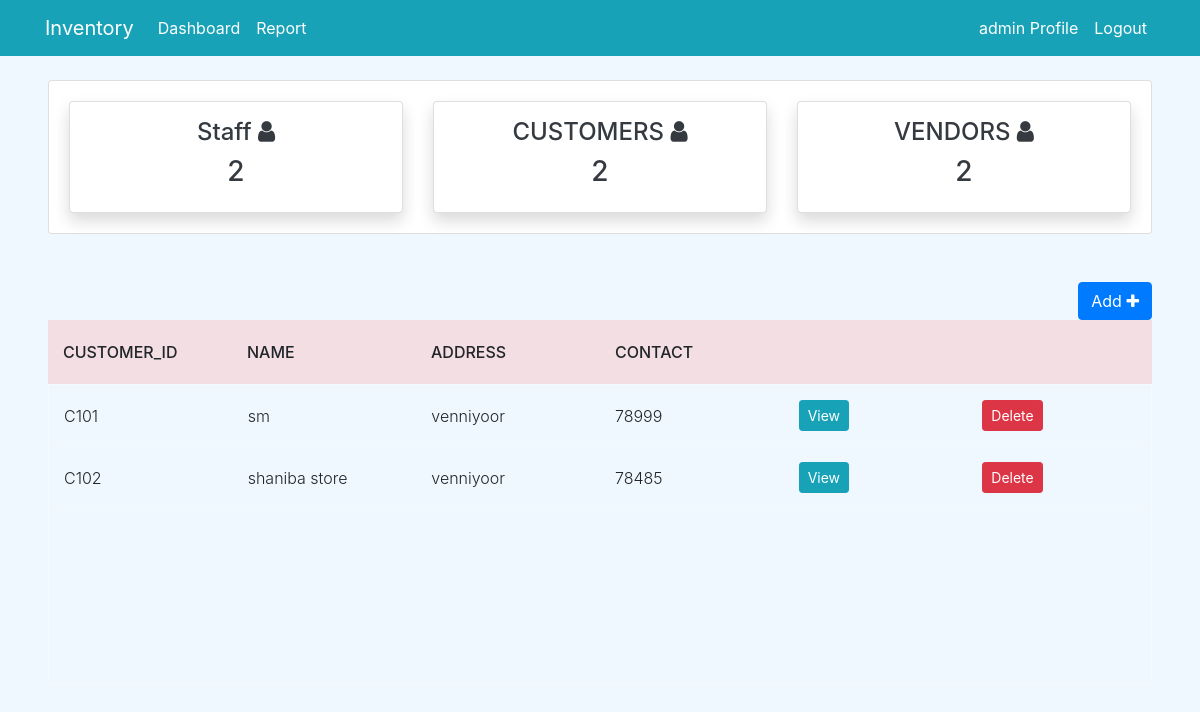
The app's page /customer/ (signed in), older data.
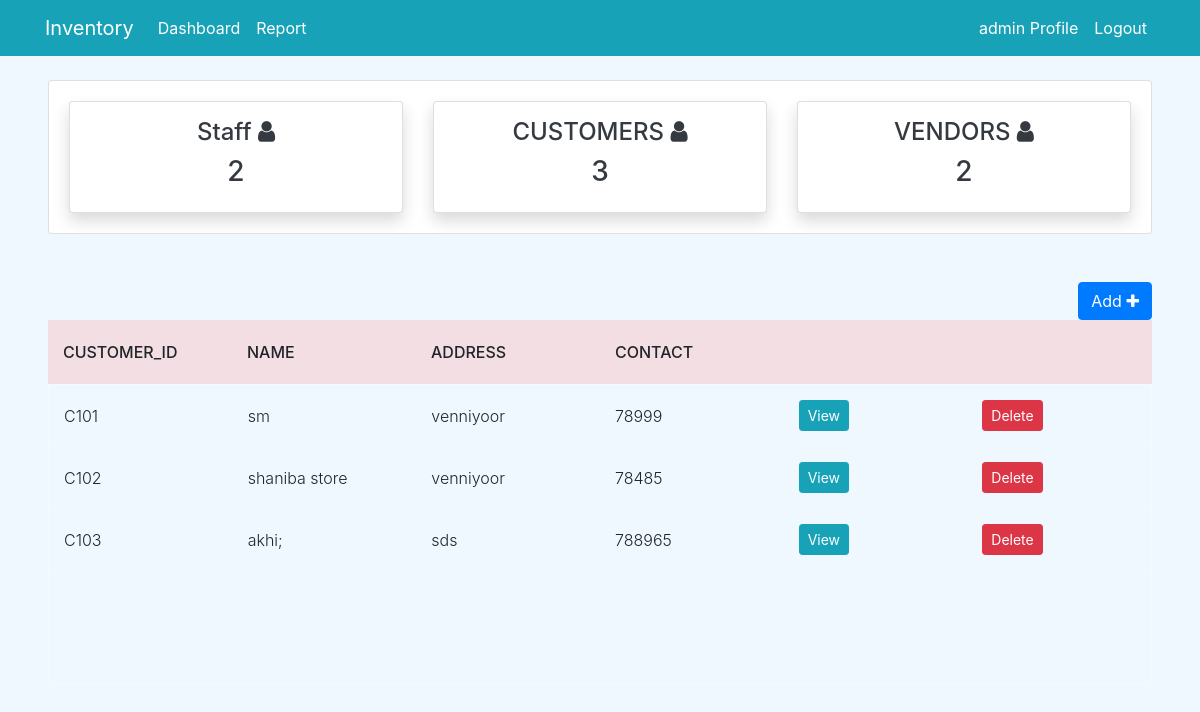
The same page, newer data.
### dashboard/models.py (models this page shows)
class Customer(models.Model):
    customer_no = models.IntegerField(null=True)
    customer_id = models.CharField(max_length=100, null=True, blank=True, unique=True)
    customer_name = models.CharField(max_length=100,null=True)
    customer_address = models.CharField(max_length=200,null=True)
    customer_mobile = models.CharField(max_length=15,null=True)

### dashboard/views.py (the view)
# urls.py: path('customer/',views.customer,name='dashboard-customer'),
@login_required
def customer(request):
    customers = Customer.objects.all()
    customer_count = customers.count()
    workers = User.objects.exclude(username='admin')
    workers_count = workers.count()
    vendors = Vendor.objects.all()
    vendor_count = vendors.count()
    c_id = 101 if Customer.objects.count() == 0 else Customer.objects.aggregate(max=Max('customer_no'))["max"] + 1
    if request.method == 'POST':
        name = request.POST.get('customer_name')
        address = request.POST.get('customer_address')
        mob = request.POST.get('customer_mobile')
        form = CustomerForm(request.POST)
        if form.is_valid():
            Customer(customer_no=c_id,customer_id=(f'{"C"}{c_id}'),customer_name=name,customer_address=address,customer_mobile=mob).save()
    else:
        form = CustomerForm()
    context = {
        'customers': customers,
        'workers' : workers,
        'workers_count' : workers_count,
        'customer_count' : customer_count,
        'vendor_count' : vendor_count,
        'form' : form,
    }
    return render(request, 'dashboard/customers.html', context)

### templates/dashboard/customers.html (shortened to what this page needs)
{% extends 'partial/base.html' %}
{% load crispy_forms_tags %}
{% block content %}
{% if user.is_authenticated and user.is_superuser %}
{% include 'partial/topnav_wm.html'%}
<div class="mx-5">
    <div class="row my-4">
        <div class="col mt-4 text-right">
          <button type="button" class="btn btn-primary" data-toggle="modal" data-target="#cAdd">
            Add <i class="fa fa-plus"></i>
          </button>
        </div>
        <div class="col-md-12">
            <div class="tbl-header">
              <table cellpadding="0" cellspacing="0" border="0">
                <thead>
                  <tr>
                    <th scope="col">customer_id</th>
                    <th scope="col">Name</th>
                    <th scope="col">Address</th>
                    <th scope="col">Contact</th>
                    <th scope="col"></th>
                    <th scope="col"></th>
                  </tr>
                </thead>
              </table>
            </div>
            <div class="tbl-content">
              <table cellpadding="0" cellspacing="0" border="0">
                <tbody>
                  {% for customer in customers %}
                  <tr>
                    <td>{{ customer.customer_id }}</td>
                    <td>{{ customer.customer_name }}</td>
                    <td>{{ customer.customer_address }}</td>
                    <td>{{ customer.customer_mobile }}</td>
                    <td scope="row"><a class="btn btn-info btn-sm" data-toggle="modal" data-target="#viewC-{{ customer.id}}">View</a></td>
                    <td scope="row"><a class="btn btn-danger btn-sm" href="{% url 'dashboard-customer-delete' customer.id %}">Delete</a></td>
                  </tr>
                  {% endfor %}
                </tbody>
              </table>
            </div>
        </div>
    </div>
</div>
{% else %}
<h1>Error</h1>
{% endif %}
{% endblock %}

Row changes from the older to the newer data that the page shows:
added Customer: customer_id "C103", customer_name "akhi;", customer_address "sds", customer_mobile "788965"
Text that changed along with them:
{{ customer_count }}: "2" → "3"
